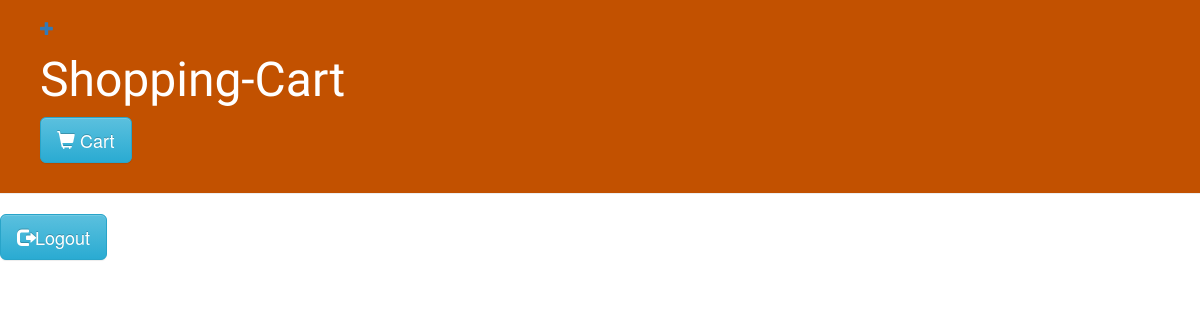
The page / (signed in) on the database as committed earlier.
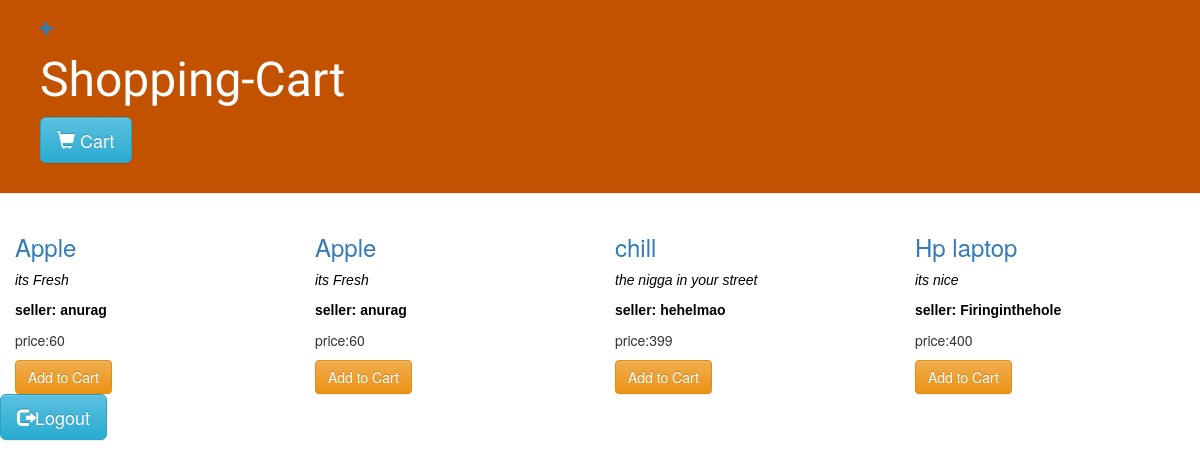
The same page on the database as committed later.
### product/models.py (models this page shows, shortened)
class Product(models.Model):
    seller= models.ForeignKey(settings.AUTH_USER_MODEL, on_delete=models.CASCADE)
    name = models.CharField(max_length=200)
    details= models.TextField()
    check=models.CharField(max_length=200)
    price = models.IntegerField()

### product/views.py (the view)
# urls.py: path('', views.product_list, name='product_list'),
def product_list(request):
    products=Product.objects.order_by('price')
    return render(request, 'product/product_list.html', {'products': products})

### product/templates/product/product_list.html
{% extends 'product/base.html' %}
{% block content %}
{% if user.is_authenticated %}
	{% for product in products %}
	<div class="col-sm-3">
	<h3><a href="{% url 'product_detail' pk=product.pk %}">{{ product.name }}</a></h3>
                <p class="details"><i>{{ product.details|linebreaksbr }}</i></p>
                <p class="seller"><strong>seller: {{ product.seller }}</strong></p>
		<p class="price">price:{{product.price}}</p>
		{% if product in current_order_products %}
           		 <a href="{% url 'order_summary' %}" class="btn btn-warning">Go to Cart</a>
       		 {% else %}
           		 <a href="{% url 'add_to_cart' product.id %}" class="btn btn-warning">Add to Cart</a>
       		 {% endif %}
    </div>
   {% endfor %}
   <p>
        <a href="{% url 'logout' %}" class="btn btn-info btn-lg">
          <span class="glyphicon glyphicon-log-out"></span>Logout
        </a>
      </p>
{% else %}
       <p>You are not logged in</p>
       <a href="{% url 'login' %}" class="btn btn-info btn-lg">
          <span class="glyphicon glyphicon-log-in"></span> Log in
        </a>
{% endif %}
{% endblock %}

### product/templates/product/base.html (shortened to what this page needs)
{% load static %}
<html>
    <head>
        <link rel="stylesheet" href="//maxcdn.bootstrapcdn.com/bootstrap/3.2.0/css/bootstrap.min.css">
        <link rel="stylesheet" href="//maxcdn.bootstrapcdn.com/bootstrap/3.2.0/css/bootstrap-theme.min.css">
        <link rel="stylesheet" href="{% static 'product/product.css' %}">
    </head>
    <body>
    <div class="page-header">
	   <a href="{% url 'product_new' %}" class="top-menu"><span class="glyphicon glyphicon-plus"></span></a>
	    <h1><a href="/">Shopping-Cart</a></h1>
	    <p><a href="{% url 'order_summary'  %}" class="btn btn-info btn-lg">
          <span class="glyphicon glyphicon-shopping-cart"></span> Cart
        </a>
      </p>
    </div>
            {% block content %}
            {% endblock %}
</body>
</html>

### product/static/product/product.css (style rules this page uses)
.page-header { background-color: #C25100; margin-top: 0; padding: 20px 20px 20px 40px; }
.page-header h1, .page-header h1 a, .page-header h1 a:visited, .page-header h1 a:active { color: #ffffff; font-size: 36pt; text-decoration: none; }
h1 a, h2 a { color: #10C9EC; font-family: 'Lobster'; }
p.seller { color:#000000; font-family:Arial, Helvetica, sans-serif; }
p.details { color:#000000; font-family:Arial, Helvetica, sans-serif; }

Rows that differ between the two databases and show on the page:
added Product: name "Apple", details "its Fresh", seller "anurag", price "60"
added Product: name "Apple", details "its Fresh", seller "anurag", price "60"
added Product: name "chill", details "the nigga in your street", seller "hehelmao", price "399"
added Product: name "Hp laptop", details "its nice", seller "Firinginthehole", price "400"
